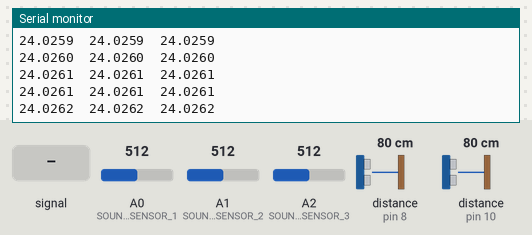
Recording of a sketch running on a simulated Arduino Uno, built with avr-gcc and run on an emulated ATmega328P. Shown: the last lines printed to the serial monitor. The inputs (shaded band) are chosen by the test bench; at power-on: A0 (SOUND_SENSOR_1) = 512, A1 (SOUND_SENSOR_2) = 512, A2 (SOUND_SENSOR_3) = 512, distance to the obstacle (sensors on pin 8, pin 10) 80 cm. The echo pulse lasts 58.3 µs per cm.

Above: at 1.2 s.
1.3 s: A0 (SOUND_SENSOR_1) fed a 200 Hz sine of ±81 counts around its level
At 2.4 s:
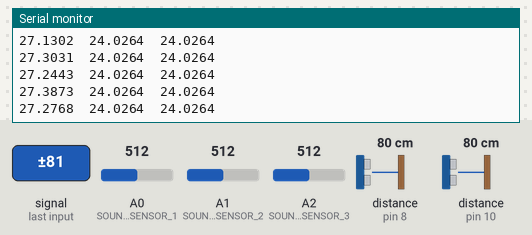
2.8 s: A1 (SOUND_SENSOR_2) fed a 200 Hz sine of ±81 counts around its level
4.3 s: A2 (SOUND_SENSOR_3) fed a 200 Hz sine of ±81 counts around its level
5.8 s: A0 (SOUND_SENSOR_1) set to 716
At 6.6 s:
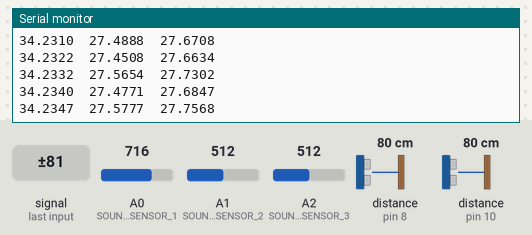
7.3 s: A1 (SOUND_SENSOR_2) set to 716
At 7.8 s:
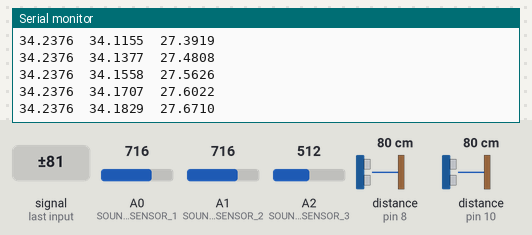
8.8 s: A2 (SOUND_SENSOR_3) set to 716
At 9.3 s:
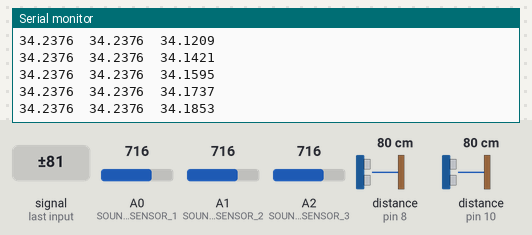
Timing chart, 0 to 11.3 s (numbered marks = the images above; inputs shaded):
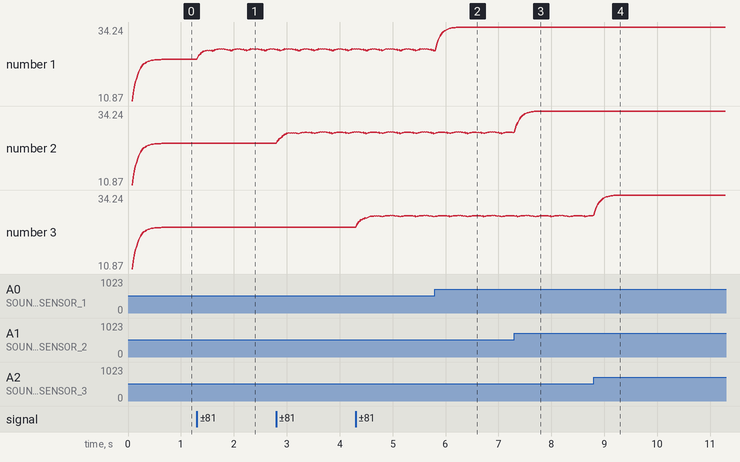

Measured:
- after the input at 1.3 s, the serial monitor: prints a new line at once (image 1)
- plotted number 1: 24.03 → 27.28 after the input at 1.3 s

The sketch:

iot_arduino-sensor_test.ino
```cpp
#include <NewPing.h>

// 소리 센서 핀 및 설정
#define SOUND_SENSOR_1 A0
#define SOUND_SENSOR_2 A1
#define SOUND_SENSOR_3 A2

// 초음파 센서 핀 및 설정
#define TRIGGER_PIN_1 7
#define ECHO_PIN_1 8
#define TRIGGER_PIN_2 9
#define ECHO_PIN_2 10
#define MAX_DISTANCE 40  // 초음파 센서의 최대 거리(cm)

NewPing sonar1(TRIGGER_PIN_1, ECHO_PIN_1, MAX_DISTANCE);
NewPing sonar2(TRIGGER_PIN_2, ECHO_PIN_2, MAX_DISTANCE);

// 오프셋 저장 변수
float sound1_offset = 31.2495;
float sound2_offset = 31.5667;
float sound3_offset = 31.5102;

// 필터링된 값 저장 변수
float filtered_sound1 = 0;
float filtered_sound2 = 0;
float filtered_sound3 = 0;

// 상보 필터 상태 변수
float sound1_filter_state = 0;
float sound2_filter_state = 0;
float sound3_filter_state = 0;

unsigned long t_start = 0;

void setup()
{
    Serial.begin(115200);

    // 소리 센서 핀 설정
    pinMode(SOUND_SENSOR_1, INPUT);
    pinMode(SOUND_SENSOR_2, INPUT);
    pinMode(SOUND_SENSOR_3, INPUT);

    // 초음파 센서 핀 설정
    pinMode(TRIGGER_PIN_1, OUTPUT);
    pinMode(ECHO_PIN_1, INPUT);
    pinMode(TRIGGER_PIN_2, OUTPUT);
    pinMode(ECHO_PIN_2, INPUT);

    // 샘플링 주기 타이머 초기화
    t_start = millis();
}

void loop()
{
    // 주기적 샘플링 - 0.02초(20ms) 주기
    if (millis() - t_start >= 20)
    {
        t_start = millis(); // 주기 타이머 초기화

        // 소리 신호의 오프셋을 먼저 제거(1차 필터)
        int raw_sound1 = analogRead(SOUND_SENSOR_1) - sound1_offset;
        int raw_sound2 = analogRead(SOUND_SENSOR_2) - sound2_offset;
        int raw_sound3 = analogRead(SOUND_SENSOR_3) - sound3_offset;

        // 상보 필터 적용(2차 필터)
        filtered_sound1 = applyComplementaryFilter(raw_sound1, sound1_filter_state);
        filtered_sound2 = applyComplementaryFilter(raw_sound2, sound2_filter_state);
        filtered_sound3 = applyComplementaryFilter(raw_sound3, sound3_filter_state);

        // 소리센서의 값을 기준으로 초음파 센서 활성화
        if (filtered_sound1 <= 10 && filtered_sound2 <= 10 && filtered_sound3 <= 10)
        {
            // 초음파 센서로부터 거리값 읽기
            int distance1 = sonar1.ping_cm();
            int distance2 = sonar2.ping_cm();

            // 결과 출력(serial monitor)
            Serial.print("Ultrasonic Distance 1: ");
            Serial.print(distance1);
            Serial.print(" cm\t");
            Serial.print("Ultrasonic Distance 2: ");
            Serial.print(distance2);
            Serial.println(" cm");
        }
        else
        {
            // 결과 출력(serial monitor)
            //Serial.print("Filtered Sound1: "); Serial.print(filtered_sound1);
            //Serial.print("\tFiltered Sound2: "); Serial.print(filtered_sound2);
            //Serial.print("\tFiltered Sound3: "); Serial.println(filtered_sound3);

            // 결과 출력(serial plotter) - 소리센서 값 사용
            Serial.print(filtered_sound1, 4);
            Serial.print("\t");
            Serial.print(filtered_sound2, 4);
            Serial.print("\t");
            Serial.println(filtered_sound3, 4);
        }
    }
}

// 2차적 필터: 상보 필터 적용
float applyComplementaryFilter(int raw_value, float &filter_state)
{
    // 매트랩으로 계산된 필터 계수
    float A = 0.8182;
    float B = 0.0091;
    float C = 1;
    float D = 0;

    // 주파수 영역 -> 시간 영역으로 변환(상태 방정식)
    float x = filter_state;
    float y = C * x + D * raw_value;
    filter_state = A * x + B * raw_value;

    return y;
}
```
